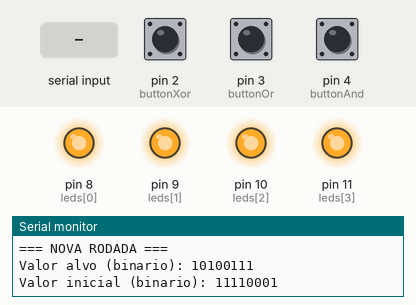
Recording of a sketch running on a simulated Arduino Uno, built with avr-gcc and run on an emulated ATmega328P. Shown: output pins drawn as LEDs (lit = HIGH), the last lines printed to the serial monitor. The test bench sets the inputs (shaded band); at power-on: pin 3 (buttonOr) HIGH, pin 4 (buttonAnd) HIGH, pin 2 (buttonXor) HIGH. Random numbers use the default seed unless the sketch sets one.

Above: at 1.2 s.
1.3 s: "|" received over Serial
4.3 s: pin 3 (buttonOr) pulled LOW for 0.15 s
At 6.4 s:
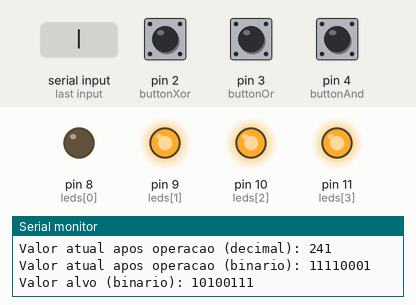
7.4 s: pin 4 (buttonAnd) pulled LOW for 0.15 s
At 10.4 s:
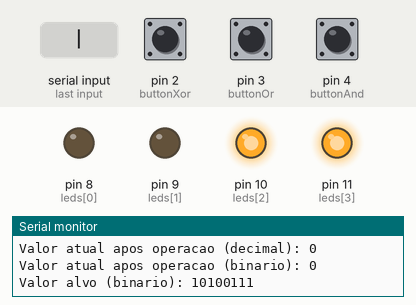
10.5 s: pin 3 (buttonOr) pulled LOW for 3.2 s
At 13.7 s:
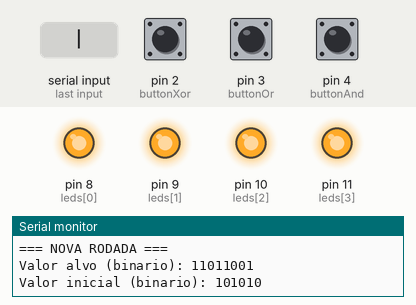
15.2 s: "&" received over Serial
Timing chart, 0 to 34.0 s (numbered marks = the images above; inputs shaded):
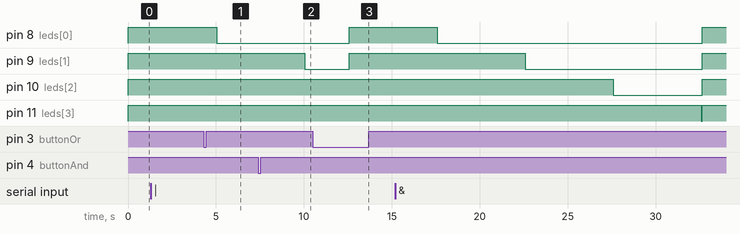

Measured:
- after the input at 10.5 s, pin 8 (leds[0]), pin 9 (leds[1]): LOW → HIGH after 2.1 s

The sketch:

PROJ_2.ino
```cpp
// Pinos dos botões
const int buttonAnd = 4;
const int buttonOr = 3;
const int buttonXor = 2;

// Pinos dos LEDs
const int leds[] = {8, 9, 10, 11};

// Variáveis de tempo e jogo
unsigned long timeLimit = 20000; // Tempo limite (10 segundos)
unsigned long startTime;
bool gameRunning = false;
bool timeRunning = false;

// Valores do jogo
int targetValue, currentValue, playerInput = -1;
bool andAvailable, xorAvailable;

// Controle do debounce
int buttonState[3] = {HIGH, HIGH, HIGH};
int lastButtonState[3] = {HIGH, HIGH, HIGH};
unsigned long lastDebounceTime[3] = {0, 0, 0};
const int debounceDelay = 50; // 50ms para debounce
//restart
unsigned long orButtonPressTime = 0; // Tempo inicial de pressionamento do botão OR
const unsigned long longPressDuration = 2000; // Duração mínima para reiniciar (2 segundos)

void setup() {
  Serial.begin(9600);

  // Configuração dos botões
  pinMode(buttonAnd, INPUT_PULLUP);
  pinMode(buttonOr, INPUT_PULLUP);
  pinMode(buttonXor, INPUT_PULLUP);

  // Configuração dos LEDs
  for (int i = 0; i < 4; i++) {
    pinMode(leds[i], OUTPUT);
    digitalWrite(leds[i], HIGH); // Todos os LEDs começam ligados
  }

  Serial.println("Jogo a comecar");
  resetGame();
}

void loop() {
  if (!gameRunning) return;

  // Verificar se o botão OR foi pressionado por 2 segundos
  checkLongPress();

  // Atualizar LEDs com o tempo restante
  if (timeRunning) {
    unsigned long elapsedTime = millis() - startTime;
    updateLeds(elapsedTime);

    if (elapsedTime > timeLimit) {
      Serial.println("Acabou o tempo. Perdeste!!!");
      resetGame();
      return;
    }
  }

  // Ler entrada via Serial
  if (Serial.available() > 0) {
    playerInput = Serial.parseInt();
    if (playerInput >= 0 && playerInput <= 255) {
      Serial.print("Entrada recebida (decimal): ");
      Serial.println(playerInput);
      Serial.print("Entrada recebida (binario): ");
      Serial.println(playerInput, BIN);

      showAvailableOperations();
    } else {
      Serial.println("Numero invalido. Insira um numero entre 0 e 255.");
      playerInput = -1;
    }
  }

  // Verificar botões pressionados
  if (playerInput != -1) {
    if (debouncedRead(buttonOr, 0)) {
      Serial.println("Botao OR pressionado.");
      applyOperation('|');
    } else if (andAvailable && debouncedRead(buttonAnd, 1)) {
      Serial.println("Botao AND pressionado.");
      applyOperation('&');
    } else if (xorAvailable && debouncedRead(buttonXor, 2)) {
      Serial.println("Botao XOR pressionado.");
      applyOperation('^');
    }
  }

  // Verificar vitória
  if (currentValue == targetValue) {
    Serial.println("Parabens! Valor alvo alcancado");
    resetGame();
  }
}
void resetGame() {
  targetValue = random(256);
  currentValue = random(256);
  andAvailable = targetValue & 0x02;
  xorAvailable = !(targetValue & 0x02);

  Serial.println("\n=== NOVA RODADA ===");
  Serial.print("Valor alvo (binario): ");
  Serial.println(targetValue, BIN);
  Serial.print("Valor inicial (binario): ");
  Serial.println(currentValue, BIN);

  startTime = millis();
  gameRunning = true;
  timeRunning = true;

  // Todos os LEDs começam ligados
  for (int i = 0; i < 4; i++) {
    digitalWrite(leds[i], HIGH);
  }
}

void checkLongPress() {
  int orButtonState = digitalRead(buttonOr);

  if (orButtonState == LOW) { // Botão OR pressionado
    if (orButtonPressTime == 0) {
      orButtonPressTime = millis(); // Registrar o momento em que o botão foi pressionado
    } else if (millis() - orButtonPressTime >= longPressDuration) {
      Serial.println("Botao OR pressionado por 2 segundos. Reiniciando o jogo...");
      resetGame();
      orButtonPressTime = 0; // Resetar o tempo de pressão
    }
  } else {
    orButtonPressTime = 0; // Resetar se o botão foi solto antes do tempo
  }
}


void updateLeds(unsigned long elapsedTime) {
  // Dividimos o tempo limite em 4 segmentos de 2,5 segundos
  int segments = timeLimit / 4;

  for (int i = 0; i < 4; i++) {
    // Desligar cada LED gradualmente
    if (elapsedTime > segments * (i + 1)) {
      digitalWrite(leds[i], LOW); // Desliga o LED após o tempo do segmento
    }
  }
}

void applyOperation(char op) {
  Serial.print("\nOperacao aplicada: ");
  Serial.println(op == '|' ? "OR" : op == '&' ? "AND" : "XOR");

  Serial.print("Valor atual (binario): ");
  Serial.println(currentValue, BIN);

  switch (op) {
    case '|':
      currentValue |= playerInput;
      break;
    case '&':
      currentValue &= playerInput;
      break;
    case '^':
      currentValue ^= playerInput;
      break;
  }

  Serial.print("Valor atual apos operacao (decimal): ");
  Serial.println(currentValue);
  Serial.print("Valor atual apos operacao (binario): ");
  Serial.println(currentValue, BIN);
  Serial.print("Valor alvo (binario): ");
  Serial.println(targetValue, BIN);
}

bool debouncedRead(int buttonPin, int buttonIndex) {
  int reading = digitalRead(buttonPin);

  if (reading != lastButtonState[buttonIndex]) {
    lastDebounceTime[buttonIndex] = millis();
  }

  if ((millis() - lastDebounceTime[buttonIndex]) > debounceDelay) {
    if (reading != buttonState[buttonIndex]) {
      buttonState[buttonIndex] = reading;

      if (buttonState[buttonIndex] == LOW) {
        return true; // Botão pressionado
      }
    }
  }

  lastButtonState[buttonIndex] = reading;
  return false;
}

void showAvailableOperations() {
  Serial.print("Operacoes disponiveis: ");
  Serial.print("OR (azul) ");
  if (andAvailable) Serial.print("AND (laranja) ");
  if (xorAvailable) Serial.print("XOR (amarelo) ");
  Serial.println();
}
```
